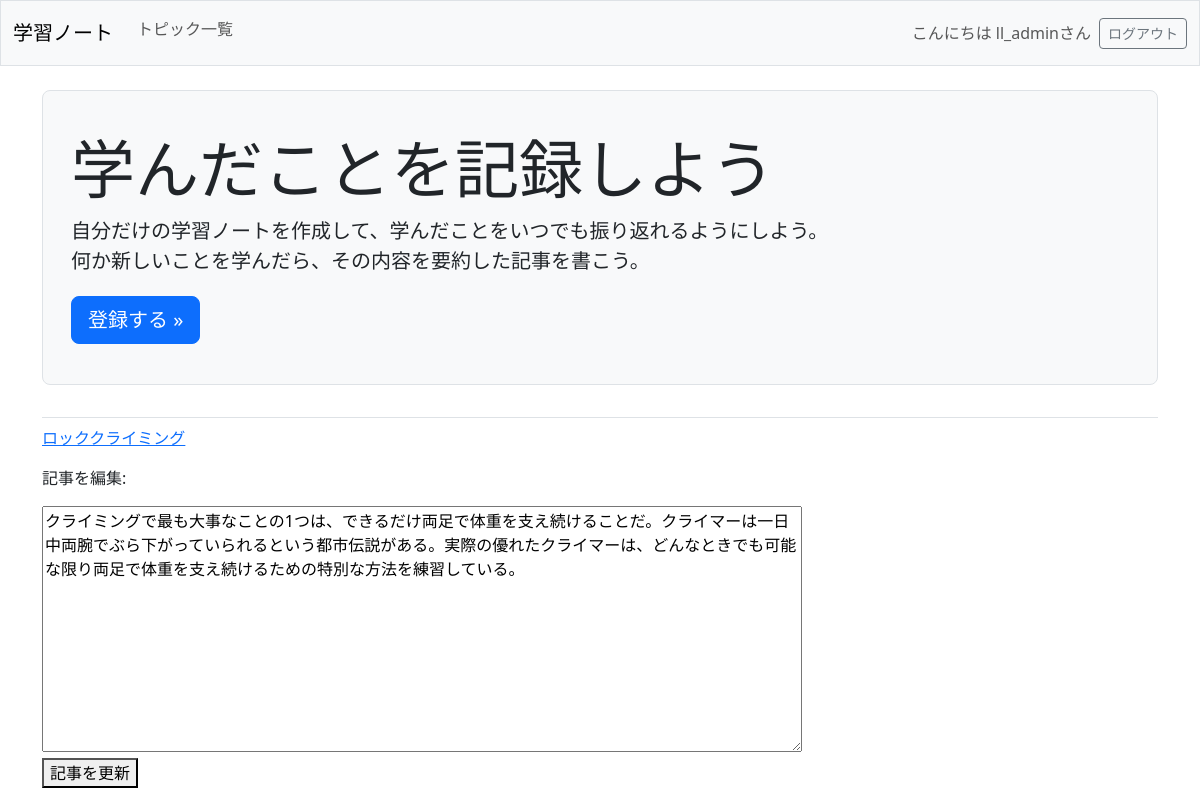
The app's page /edit_entry/3/ (signed in) with its own data.
### learning_logs/models.py (models this page shows, shortened)
class Topic(models.Model):
    text = models.CharField(max_length=200)
    date_added = models.DateTimeField(auto_now_add=True)
    owner = models.ForeignKey(User, on_delete=models.CASCADE)
    def __str__(self):
        return self.text

class Entry(models.Model):
    topic = models.ForeignKey(Topic, on_delete=models.CASCADE)
    text = models.TextField()
    date_added = models.DateTimeField(auto_now_add=True)
    class Meta:
        verbose_name_plural = "entries"

### learning_logs/views.py (the view)
# urls.py: path("edit_entry/<int:entry_id>/", views.edit_entry, name="edit_entry"),
@login_required
def edit_entry(request, entry_id):
    entry = Entry.objects.get(id=entry_id)
    topic = entry.topic
    check_topic_owner(topic, request.user)
    if request.method != "POST":
        form = EntryForm(instance=entry)
    else:
        form = EntryForm(instance=entry, data=request.POST)
        if form.is_valid():
            form.save()
            return redirect("learning_logs:topic", topic_id=topic.id)
    context = {"entry": entry, "topic": topic, "form": form}
    return render(request, "learning_logs/edit_entry.html", context)

### learning_logs/forms.py
class EntryForm(forms.ModelForm):
    class Meta:
        model = Entry
        fields = ["text"]
        labels = {"text": ""}
        widgets = {"text": forms.Textarea(attrs={"cols": 80})}

### learning_logs/views.py (called while the page is built)
def check_topic_owner(topic, user):
    if topic.owner != user:
        raise Http404

### learning_logs/templates/learning_logs/edit_entry.html
{% extends "learning_logs/base.html" %} {% block content %}
<p><a href="{% url 'learning_logs:topic' topic.id %}">{{ topic }}</a></p>
<p>記事を編集:</p>
<form action="{% url 'learning_logs:edit_entry' entry.id %}" method="post">
  {% csrf_token %} {{ form.as_div }}
  <button name="submit">記事を更新</button>
</form>
{% endblock content %}

### learning_logs/templates/learning_logs/base.html (shortened to what this page needs)
<!DOCTYPE html>
<html lang="ja">
  <head>
    {% load django_bootstrap5 %} {% bootstrap_css %} {% bootstrap_javascript %}
  </head>
  <body>
    <nav class="navbar navbar-expand-md navbar-light bg-light mb-4 border">
      <div class="container-fluid">
        <a class="navbar-brand" href="{% url 'learning_logs:index' %}">
          学習ノート</a
        >
        <div class="collapse navbar-collapse" id="navbarCollapse">
          <ul class="navbar-nav me-auto mb-2 mb-mb-0">
            <li class="nav-item">
              <a class="nav-link" href="{% url 'learning_logs:topics' %}">
                トピック一覧</a
              >
            </li>
          </ul>
          <ul class="navbar-nav ms-auto mb-2 mb-md-0">
            {% if user.is_authenticated %}
            <li class="nav-item">
              <span class="navbar-text me-2"
                >こんにちは {{ user.username }}さん
              </span>
            </li>
            {% endif %}
          </ul>
          {% if user.is_authenticated %}
          <form action="{% url 'accounts:logout' %}" method="post">
            <button name="submit" class="btn btn-outline-secondary btn-sm">
              ログアウト
            </button>
          </form>
          {% endif %}
        </div>
      </div>
    </nav>
    <main class="container">
      <div class="pb-2 mb-2 border-bottom">
        {% block page_header %}
        <div class="p-3 mb-4 bg-light border rounded-3">
          <div class="container-fluid py-4">
            <h1 class="display-3">学んだことを記録しよう</h1>
            <p class="lead">
              自分だけの学習ノートを作成して、学んだことをいつでも振り返れるようにしよう。<br />
              何か新しいことを学んだら、その内容を要約した記事を書こう。
            </p>
            <a
              class="btn btn-primary btn-lg mt-1"
              href="{% url 'accounts:register' %}"
              >登録する &raquo;</a
            >
          </div>
        </div>
        {% endblock %}
      </div>
      <div>{% block content %}{% endblock %}</div>
    </main>
  </body>
</html>

### records on screen
Topic: text "ロッククライミング"
Entry: text "クライミングで最も大事なことの1つは、できるだけ両足で体重を支え続けることだ。クライマーは一日中両腕でぶら下がっていられるという都市伝説がある。実際の優れたクライマーは、どんなときでも可能な限り両足で体重を支え続けるための特別な方法を練習している。"

### other values on screen
{{ user.username }} "ll_admin"
